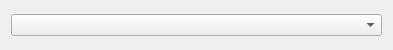
<?xml version="1.0" encoding="UTF-8"?>
<ui version="4.0">
 <class>_widget_top</class>
 <widget class="QWidget" name="_widget_top">
  <property name="geometry">
   <rect>
    <x>0</x>
    <y>0</y>
    <width>393</width>
    <height>50</height>
   </rect>
  </property>
  <property name="minimumSize">
   <size>
    <width>300</width>
    <height>30</height>
   </size>
  </property>
  <property name="windowTitle">
   <string>Param</string>
  </property>
  <layout class="QVBoxLayout" name="verticalLayout">
   <item>
    <layout class="QHBoxLayout" name="_layout_h" stretch="4,6">
    <!--  
     <item>
      <widget class="QLabel" name="_paramname_label">
       <property name="minimumSize">
        <size>
         <width>30</width>
         <height>20</height>
        </size>
       </property>
       <property name="text">
        <string>TextLabel</string>
       </property>
       <property name="alignment">
        <set>Qt::AlignRight|Qt::AlignTrailing|Qt::AlignVCenter</set>
       </property>
      </widget>
     </item>
     -->
     <item>
      <widget class="QComboBox" name="_combobox">
       <property name="minimumSize">
        <size>
         <width>30</width>
         <height>20</height>
        </size>
       </property>
      </widget>
     </item>
    </layout>
   </item>
  </layout>
 </widget>
 <resources/>
 <connections/>
</ui>
